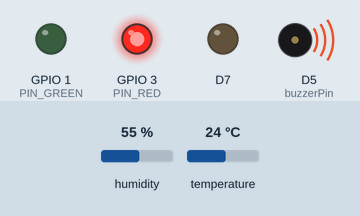
Simulated run of this sketch. Board: ESP8266 (NodeMCU). Shown: output pins drawn as LEDs (lit = HIGH), buzzer (waves = sounding, pin HIGH). Inputs (shaded band) come from the test bench; at power-on: humidity 55 %, temperature 24 °C. WiFi joins after 1.5 s; servers stay silent unless stated; what the sketch prints to the serial monitor is not drawn.

Above: at 1.85 s.
At 3.3 s:
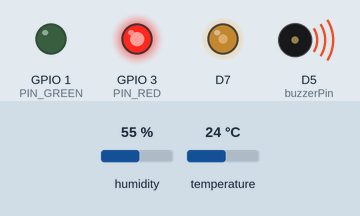
At 4.8 s:
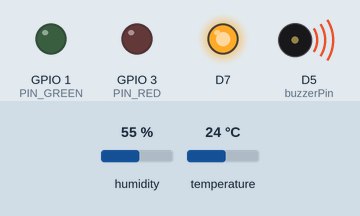
Timing chart, 0 to 5.3 s (numbered marks = the images above):
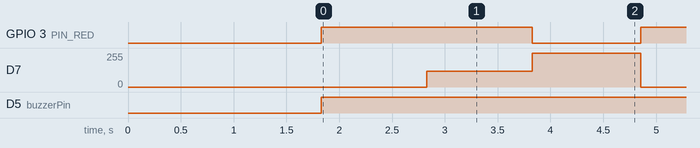

The sketch:

71210803.ino
```cpp
#define BLYNK_TEMPLATE_ID "TMPL6JNQh9KcX"
#define BLYNK_TEMPLATE_NAME "ESP8266"
#define BLYNK_AUTH_TOKEN "V0lHH6EPST6d_ZRjZou06OzQ1JbUcjuv"

/* Comment this out to disable prints and save space */
#define BLYNK_PRINT Serial

#define BLYNK_GREEN "#23C48E"
#define BLYNK_RED "#D3435C"
#define BLYNK_YELLOW "#FFBF00"
#define BLYNK_WHITE "#FFFFFF"

#include <ESP8266WiFi.h>
#include <BlynkSimpleEsp8266.h>

// Your WiFi credentials.
// Set password to "" for open networks.
char ssid[] = "1234";
char pass[] = "11223344";

WidgetLCD lcd(V5);

#include "DHT.h"

#define DHTPIN 4     // what pin we're connected to

// Uncomment whatever type you're using!
#define DHTTYPE DHT11   // DHT 11

#define PIN_RED D9
#define PIN_GREEN D10
#define PIN_BLUE D11
#define buttonPin D2
#define buzzerPin D5
#define BLYNK_GREEN "#00FF00"
#define BLYNK_RED "#FF0000"

int redTime;
int yellowTime;
int greenTime;

int buttonState = 0;
int foul = 0;

WidgetLED led(V7);

DHT dht(DHTPIN, DHTTYPE);

BLYNK_WRITE(V1)
{
  int pinValue = param.asInt(); // assigning incoming value from pin V1 to a variable
  redTime = pinValue ;
}
BLYNK_WRITE(V2)
{
  int pinValue = param.asInt(); // assigning incoming value from pin V2 to a variable
  yellowTime = pinValue ;
}
BLYNK_WRITE(V3)
{
  int pinValue = param.asInt(); // assigning incoming value from pin V3 to a variable
  greenTime = pinValue ;
}
BLYNK_WRITE(V8)
{
  int pinValue = param.asInt(); // assigning incoming value from pin V8 to a variable
  if (pinValue ==255){
    digitalWrite(buzzerPin, LOW);
    foul++;  // Counting foul
  }
}

void setup() {
  Serial.begin(115200);

  Blynk.begin(BLYNK_AUTH_TOKEN, ssid, pass);
  pinMode(PIN_RED, OUTPUT);
  pinMode(PIN_GREEN, OUTPUT);
  pinMode(PIN_BLUE, OUTPUT);
  pinMode(buttonPin, INPUT);
  pinMode(buzzerPin, OUTPUT);
  dht.begin();
}

void loop() {
  Blynk.run();

  float h = dht.readHumidity();
  float t = dht.readTemperature();

  lcd.print(1,0, "Smart TFlight");

  Blynk.virtualWrite(V4,"Suhu :", t,"C");
  Blynk.virtualWrite(V0,"Humidity :", h);

  Serial.print("Suhu: ");
  Serial.print(t);
  Serial.println();

  led.on();
  led.setColor(BLYNK_GREEN);
  setColor(255, 0, 0); // Red Color
  Blynk.virtualWrite(V9,"MERAH");
  for (int i = redTime; i >= 0; i--) {
    if (digitalRead(buttonPin) == LOW) {   // Check if the button is pressed
      digitalWrite(buzzerPin, HIGH);
      led.on();
      led.setColor(BLYNK_RED);
    }

    if (i<10){
      lcd.print(1,1, "R Counter: 0"+String(i));
      } else{
      lcd.print(1,1, "R Counter: "+String(i));}

    if (digitalRead(buzzerPin)== LOW){
      led.setColor(BLYNK_GREEN);
    }
    Blynk.virtualWrite(V6,"Foul :", foul);
    delay(1000);
    }

  setColor(255, 0, 120); // Yellow Color
  Blynk.virtualWrite(V9,"KUNING");
  for (int i = yellowTime; i >= 0; i--) {
    if (i<10){
      lcd.print(1,1, "Y Counter: 0"+String(i));
    } else{
      lcd.print(1,1, "Y Counter: "+String(i));}
    delay(1000);
  }

  setColor(0, 0, 255); // Green Color
  Blynk.virtualWrite(V9,"HIJAU");
  for (int i = greenTime; i >= 0; i--) {
    if (i<10){
      lcd.print(1,1, "G Counter: 0"+String(i));
    } else{
      lcd.print(1,1, "G Counter: "+String(i));}
    delay(1000);
  }
}

void setColor(int redValue, int greenValue, int blueValue) {
  analogWrite(PIN_RED, redValue);
  analogWrite(PIN_GREEN, greenValue);
  analogWrite(PIN_BLUE, blueValue);
}
```

Measured:
- by itself, GPIO 3 (PIN_RED): alternates HIGH for 2.0 s and LOW for 1.0 s
- by itself, D7: repeats every 3.0 s: 255/255 1.0 s, 0/255 1.0 s, 120/255 1.0 s
- by itself, D5 (buzzerPin): LOW → HIGH at 1.8 s
